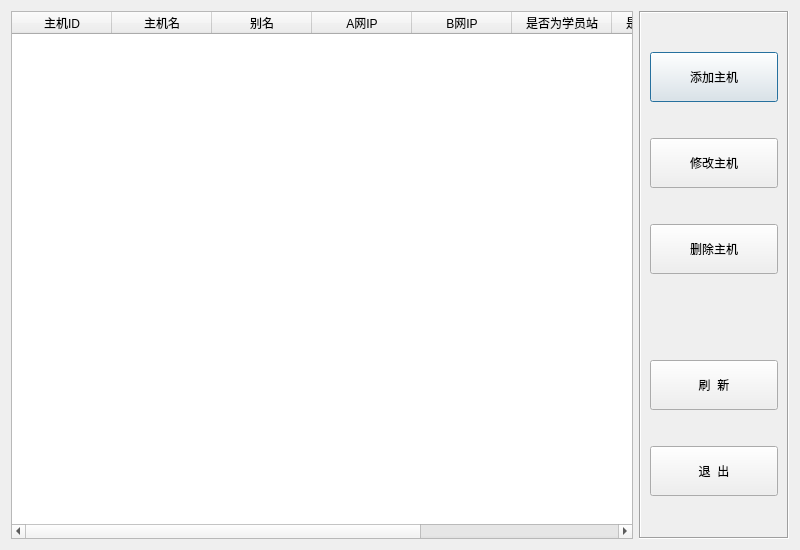
<?xml version="1.0" encoding="UTF-8"?>
<ui version="4.0">
 <class>CStationConfigTable</class>
 <widget class="QDialog" name="CStationConfigTable">
  <property name="geometry">
   <rect>
    <x>0</x>
    <y>0</y>
    <width>800</width>
    <height>550</height>
   </rect>
  </property>
  <property name="windowTitle">
   <string>配置工作站</string>
  </property>
  <layout class="QHBoxLayout" name="horizontalLayout">
   <item>
    <widget class="QTableWidget" name="listStation">
     <property name="sortingEnabled">
      <bool>true</bool>
     </property>
     <attribute name="horizontalHeaderStretchLastSection">
      <bool>true</bool>
     </attribute>
     <column>
      <property name="text">
       <string>主机ID</string>
      </property>
     </column>
     <column>
      <property name="text">
       <string>主机名</string>
      </property>
     </column>
     <column>
      <property name="text">
       <string>别名</string>
      </property>
     </column>
     <column>
      <property name="text">
       <string>A网IP</string>
      </property>
     </column>
     <column>
      <property name="text">
       <string>B网IP</string>
      </property>
     </column>
     <column>
      <property name="text">
       <string>是否为学员站</string>
      </property>
     </column>
     <column>
      <property name="text">
       <string>是否为教员站</string>
      </property>
     </column>
     <column>
      <property name="text">
       <string>是否为模型服务器</string>
      </property>
     </column>
     <column>
      <property name="text">
       <string>模型服务器ID</string>
      </property>
     </column>
    </widget>
   </item>
   <item>
    <widget class="QFrame" name="frame">
     <property name="minimumSize">
      <size>
       <width>150</width>
       <height>0</height>
      </size>
     </property>
     <property name="maximumSize">
      <size>
       <width>150</width>
       <height>16777215</height>
      </size>
     </property>
     <property name="frameShape">
      <enum>QFrame::Box</enum>
     </property>
     <property name="frameShadow">
      <enum>QFrame::Sunken</enum>
     </property>
     <layout class="QVBoxLayout" name="verticalLayout">
      <item>
       <widget class="QPushButton" name="buttonStationAdd">
        <property name="minimumSize">
         <size>
          <width>0</width>
          <height>50</height>
         </size>
        </property>
        <property name="styleSheet">
         <string notr="true">font: 14pt &quot;宋体&quot;;</string>
        </property>
        <property name="text">
         <string>添加主机</string>
        </property>
       </widget>
      </item>
      <item>
       <widget class="QPushButton" name="buttonStationModify">
        <property name="minimumSize">
         <size>
          <width>0</width>
          <height>50</height>
         </size>
        </property>
        <property name="styleSheet">
         <string notr="true">font: 14pt &quot;宋体&quot;;</string>
        </property>
        <property name="text">
         <string>修改主机</string>
        </property>
       </widget>
      </item>
      <item>
       <widget class="QPushButton" name="buttonStationDel">
        <property name="minimumSize">
         <size>
          <width>0</width>
          <height>50</height>
         </size>
        </property>
        <property name="styleSheet">
         <string notr="true">font: 14pt &quot;宋体&quot;;</string>
        </property>
        <property name="text">
         <string>删除主机</string>
        </property>
       </widget>
      </item>
      <item>
       <spacer name="verticalSpacer">
        <property name="orientation">
         <enum>Qt::Vertical</enum>
        </property>
        <property name="sizeType">
         <enum>QSizePolicy::Fixed</enum>
        </property>
        <property name="sizeHint" stdset="0">
         <size>
          <width>20</width>
          <height>50</height>
         </size>
        </property>
       </spacer>
      </item>
      <item>
       <widget class="QPushButton" name="buttonRefresh">
        <property name="minimumSize">
         <size>
          <width>0</width>
          <height>50</height>
         </size>
        </property>
        <property name="styleSheet">
         <string notr="true">font: 14pt &quot;宋体&quot;;</string>
        </property>
        <property name="text">
         <string>刷  新</string>
        </property>
       </widget>
      </item>
      <item>
       <widget class="QPushButton" name="buttonExit">
        <property name="minimumSize">
         <size>
          <width>0</width>
          <height>50</height>
         </size>
        </property>
        <property name="styleSheet">
         <string notr="true">font: 14pt &quot;宋体&quot;;</string>
        </property>
        <property name="text">
         <string>退  出</string>
        </property>
       </widget>
      </item>
     </layout>
    </widget>
   </item>
  </layout>
 </widget>
 <tabstops>
  <tabstop>buttonStationAdd</tabstop>
  <tabstop>buttonStationModify</tabstop>
  <tabstop>buttonStationDel</tabstop>
  <tabstop>buttonRefresh</tabstop>
  <tabstop>buttonExit</tabstop>
  <tabstop>listStation</tabstop>
 </tabstops>
 <resources/>
 <connections>
  <connection>
   <sender>buttonExit</sender>
   <signal>clicked()</signal>
   <receiver>CStationConfigTable</receiver>
   <slot>reject()</slot>
   <hints>
    <hint type="sourcelabel">
     <x>705</x>
     <y>490</y>
    </hint>
    <hint type="destinationlabel">
     <x>399</x>
     <y>274</y>
    </hint>
   </hints>
  </connection>
 </connections>
</ui>
